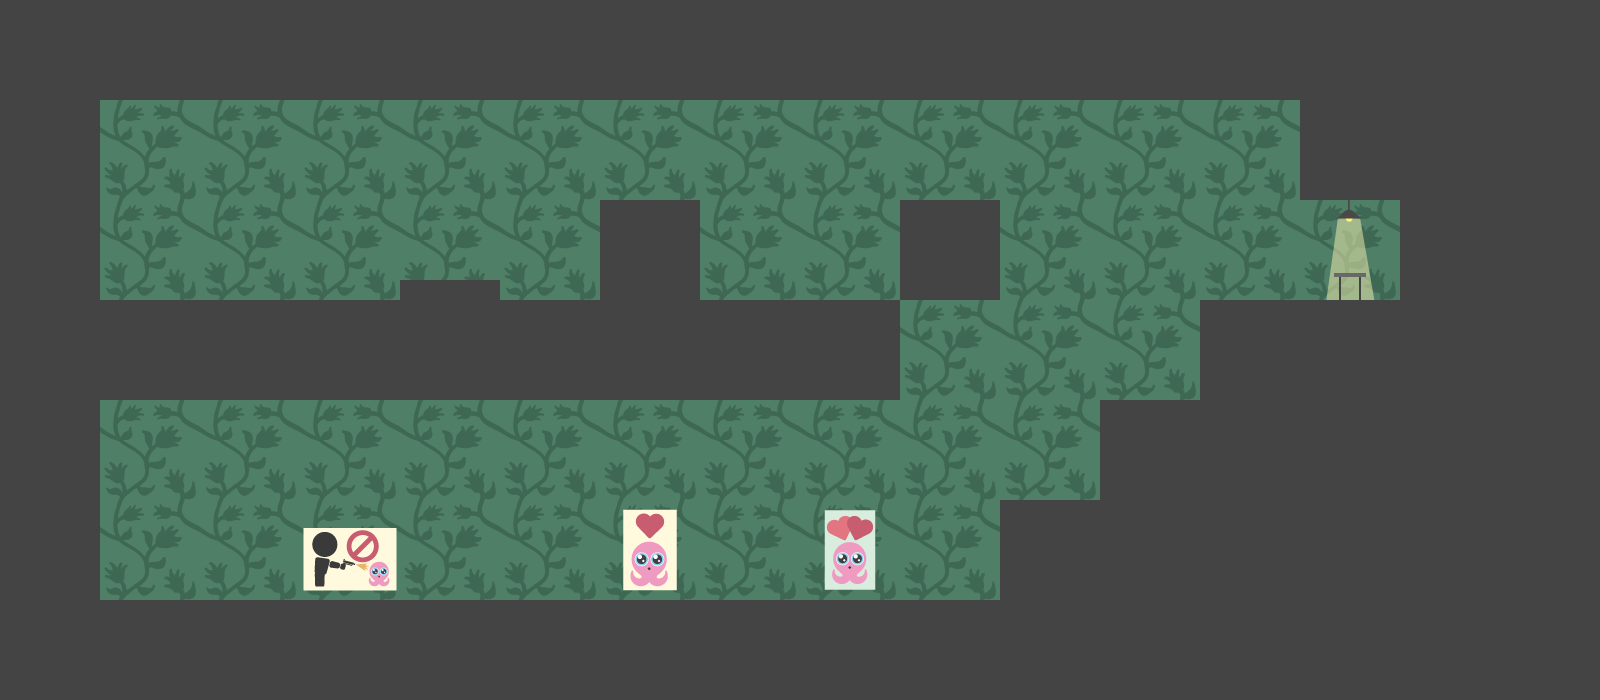

Below is a game level as drawn by its tile map, then a one-line description and the .tmx that defines it (tile-layer data replaced by summaries):
An orthogonal 16x7 tile map with 100x100 px tiles, 2 tile layers (Fond, Solide), 2 tilesets and 9 objects (5x sensor, Start, Item, endLevelLift, platform).

<map version="1.0" orientation="orthogonal" renderorder="left-up" width="16" height="7" tilewidth="100" tileheight="100" nextobjectid="14">
 <tileset firstgid="1" name="ElementsTiles-01-01" tilewidth="100" tileheight="100">
  <image source="ElementsTiles-01-01.png" width="1300" height="300" />
 </tileset>
 <tileset firstgid="40" name="decoTuto_green" tilewidth="100" tileheight="100">
  <image source="decoTuto_green.png" width="300" height="200" />
 </tileset>
 <layer name="Fond" width="16" height="7">
  <data>[112 cells, 47 non-empty, 6 distinct tile ids]</data>
 </layer>
 <layer name="Solide" width="16" height="7">
  <data>[112 cells, 68 non-empty, 2 distinct tile ids]</data>
 </layer>
 <objectgroup name="Objets">
  <object id="1" name="Start" x="116" y="194" width="88" height="106" />
  <object id="2" name="uranium" type="Item" x="1334.5" y="241.5" width="29" height="29">
   <ellipse />
  </object>
  <object id="3" name="endLevelLift" x="142.5" y="478" width="105" height="122">
   <properties>
    <property name="nextLevel" value="_Level02_v1_100px" />
   </properties>
  </object>
  <object id="4" name="sensor" x="317" y="176" width="93" height="123">
   <properties>
    <property name="nodename" value="jump" />
   </properties>
  </object>
  <object id="5" name="sensor" x="753.333" y="394" width="347.667" height="202.5">
   <properties>
    <property name="nodename" value="goUpstairs" />
   </properties>
  </object>
  <object id="6" name="sensor" x="113.5" y="176.5" width="93" height="123">
   <properties>
    <property name="nodename" value="walk" />
   </properties>
  </object>
  <object id="7" name="sensor" x="1154" y="172.5" width="151" height="250.5">
   <properties>
    <property name="nodename" value="showUranium" />
   </properties>
  </object>
  <object id="8" name="sensor" x="424" y="475.5" width="310" height="123">
   <properties>
    <property name="nodename" value="moveToExit" />
   </properties>
  </object>
  <object id="13" name="platform" x="700.5" y="285" width="101" height="10">
   <properties>
    <property name="idleDuration" value=".1" />
    <property name="movementDuration" value="1" />
    <property name="x_limit" value="795" />
   </properties>
  </object>
 </objectgroup>
</map>
